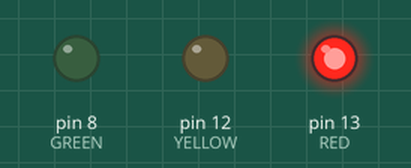
This sketch was run on a simulated Arduino Uno, built with avr-gcc and run on an emulated ATmega328P. On the bench: output pins drawn as LEDs (lit = HIGH).

Above: at 3.5 s.
At 10.5 s:
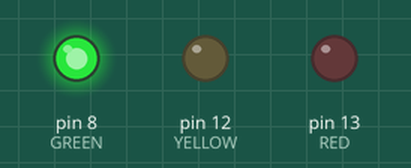
At 15.5 s:
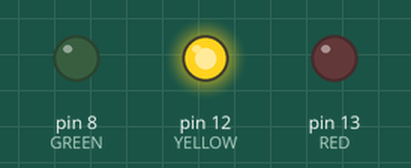
Timing chart, 0 to 22.1 s (numbered marks = the images above):
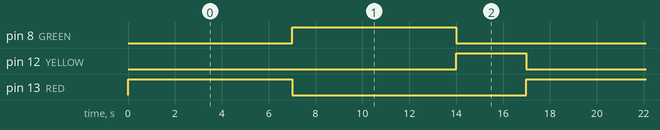

Measured:
- by itself, pin 8 (GREEN), pin 13 (RED): alternates HIGH for 7.0 s and LOW for 10.0 s
- by itself, pin 12 (YELLOW): alternates HIGH for 3.0 s and LOW for 14.0 s
- by itself, everything shown: repeats every 17.0 s, in 3 steps

The sketch:

Semaforo.ino
```cpp
int RED = 13;
int YELLOW = 12;
int GREEN = 8;

void setup(){
  pinMode(RED, OUTPUT);
  pinMode(YELLOW, OUTPUT);
  pinMode(GREEN, OUTPUT);
}

void loop(){
  digitalWrite(RED, HIGH);
  digitalWrite(YELLOW, LOW);
  digitalWrite(GREEN, LOW);
  delay(7000);

  digitalWrite(GREEN, HIGH);
  digitalWrite(RED, LOW);
  digitalWrite(YELLOW, LOW);
  delay(7000);

  digitalWrite(YELLOW, HIGH);
  digitalWrite(GREEN, LOW);
  digitalWrite(RED, LOW);
  delay(3000);
}
```
